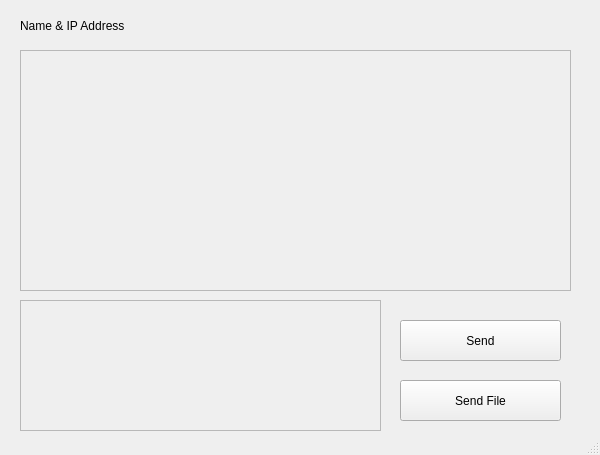
<?xml version="1.0" encoding="UTF-8"?>
<ui version="4.0">
 <class>ChatWindow</class>
 <widget class="QMainWindow" name="ChatWindow">
  <property name="geometry">
   <rect>
    <x>0</x>
    <y>0</y>
    <width>600</width>
    <height>455</height>
   </rect>
  </property>
  <property name="windowTitle">
   <string>MainWindow</string>
  </property>
  <widget class="QWidget" name="centralwidget">
   <widget class="QScrollArea" name="showScroll">
    <property name="geometry">
     <rect>
      <x>20</x>
      <y>50</y>
      <width>551</width>
      <height>241</height>
     </rect>
    </property>
    <property name="widgetResizable">
     <bool>true</bool>
    </property>
    <widget class="QWidget" name="scrollAreaWidgetContents">
     <property name="geometry">
      <rect>
       <x>0</x>
       <y>0</y>
       <width>549</width>
       <height>239</height>
      </rect>
     </property>
    </widget>
   </widget>
   <widget class="QLabel" name="peerLabel">
    <property name="geometry">
     <rect>
      <x>20</x>
      <y>10</y>
      <width>561</width>
      <height>31</height>
     </rect>
    </property>
    <property name="text">
     <string>Name &amp; IP Address</string>
    </property>
   </widget>
   <widget class="QScrollArea" name="sendScroll">
    <property name="geometry">
     <rect>
      <x>20</x>
      <y>300</y>
      <width>361</width>
      <height>131</height>
     </rect>
    </property>
    <property name="widgetResizable">
     <bool>true</bool>
    </property>
    <widget class="QWidget" name="scrollAreaWidgetContents_2">
     <property name="geometry">
      <rect>
       <x>0</x>
       <y>0</y>
       <width>359</width>
       <height>129</height>
      </rect>
     </property>
    </widget>
   </widget>
   <widget class="QPushButton" name="msgBtn">
    <property name="geometry">
     <rect>
      <x>400</x>
      <y>320</y>
      <width>161</width>
      <height>41</height>
     </rect>
    </property>
    <property name="text">
     <string>Send</string>
    </property>
   </widget>
   <widget class="QPushButton" name="fileBtn">
    <property name="geometry">
     <rect>
      <x>400</x>
      <y>380</y>
      <width>161</width>
      <height>41</height>
     </rect>
    </property>
    <property name="text">
     <string>Send File</string>
    </property>
   </widget>
  </widget>
  <widget class="QStatusBar" name="statusbar"/>
 </widget>
 <resources/>
 <connections/>
</ui>
